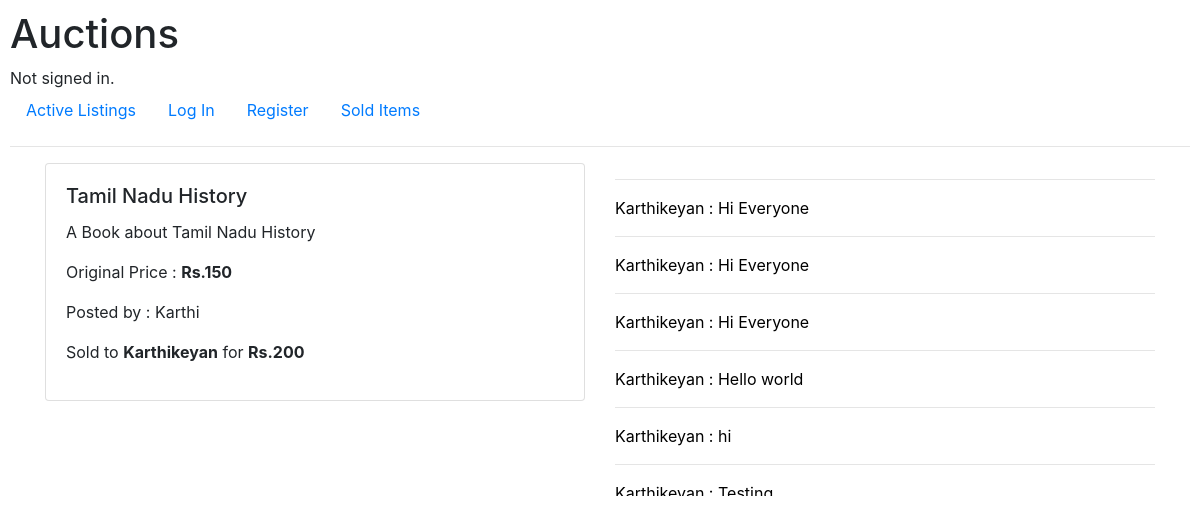
Before: /sell/1 with the older database file.
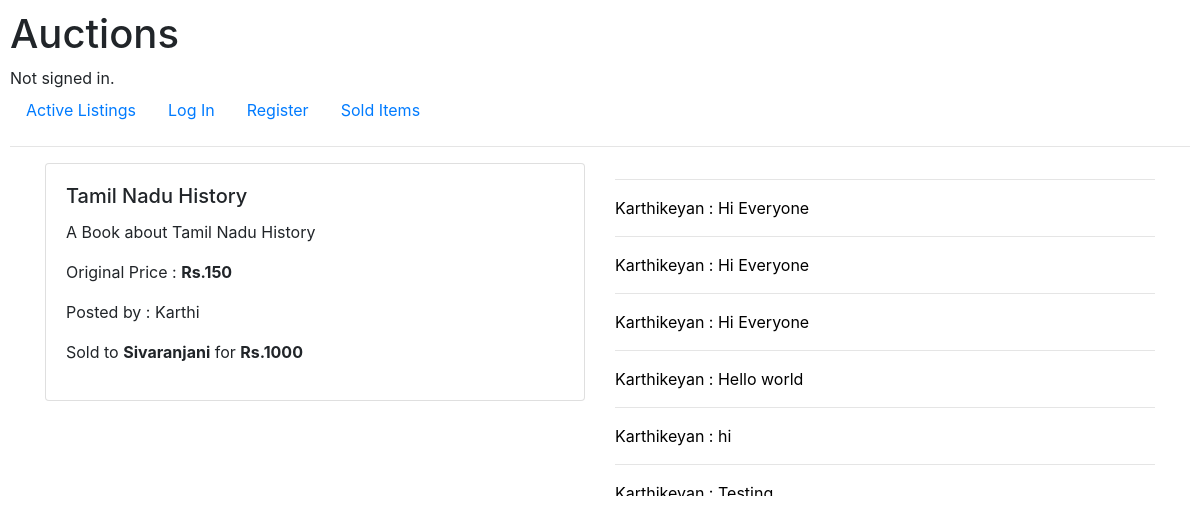
After: the same page with the newer database file.
### auctions/models.py (models this page shows)
class User(AbstractUser):
    pass

### auctions/views.py (the view)
# urls.py: path("sell/<int:id>", views.sell, name="sell"),
def sell(request, id):
    o = listing.objects.get(pk = id)
    o.isActive = False
    o.save()
    comms = comment.objects.filter(commented = o)
    try:
        cur_item = bid.objects.filter(item = id).last()
        curr = cur_item.cur
        by = cur_item.buyer
    except:
        curr = 0
        by = "None"
    return render(request, "auctions/listings.html", {
        "comms" : comms,
        "listings" : o,
        "cur" : curr,
        "by" : by,
        })

### auctions/models.py (called while the page is built)
    def __str__(self):
        return f"{self.commenter} : {self.comment}"

### auctions/templates/auctions/listings.html (shortened to what this page needs)
{% extends 'auctions/layout.html' %}
{%block body %}
<div class="container">
    <div class="row">
        <div class="col">
        <div class="card mb-3">
            <div class="card-body">
                <h5 class="card-title">{{listings.title}}</h5>
                <p class="card-text">{{listings.description}}</p>
                <p>Original Price : <strong>Rs.{{listings.price}}</strong></p>
                <p class="card-text">Posted by : {{listings.posted_user}}</p>
                {% if listings.isActive == False and u == by %}<p>
                    <strong>Congratulations!! You won the auction for Rs.{{cur}}</strong>
                </p>{% else %}
                {%if listings.isActive%}<div><p>Current Bid is <strong>Rs.{{cur}}</strong> by <strong>{% if u == by %}you{% else %}{{by}}{% endif %}</strong></p></div>
                {% else %}
                <p>Sold to <strong>{{by}}</strong> for <strong>Rs.{{cur}}</strong></p>{% endif %}{% endif %}
            </div>
        </div>
        </div>
<div class="col">
<hr />
<div id="scroll-bg">
    <div id="scroll-div">
        <div id="scroll-obj">
            {% for comm in comms %}
            <ul class="list-unstyled">
                <li class="list-group-items">{{comm}}<hr /></li>
                {% empty %}
                No comments
            </ul>
            {% endfor %}
        </div>
    </div>
</div>
</div>
    </div>
</div>
{% endblock %}

Changed rows visible on the page:
no longer on this page (row edited): User: username "Karthikeyan"
now on this page (row edited): User: username "Sivaranjani"
Other visible differences:
{{ cur }}: "200" → "1000"
